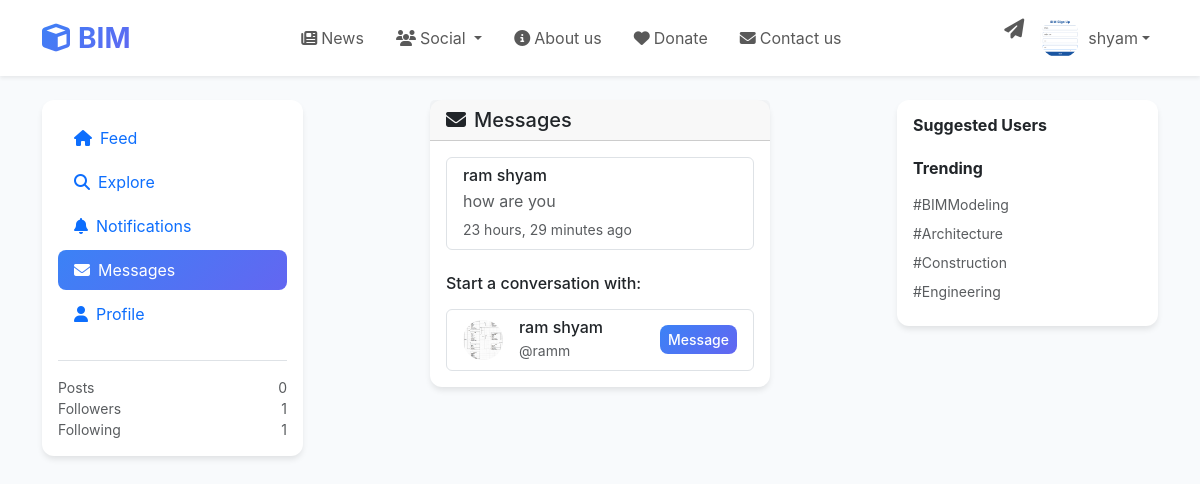
Screenshot of /messages/ (signed in) with the database file from the repository.
### accounts/models.py (models this page shows, shortened)
class Profile(models.Model):
    id = models.UUIDField(primary_key=True, default=uuid.uuid4, editable=False)
    user = models.OneToOneField(User, on_delete=models.CASCADE, related_name='profile')
    bio = models.TextField(max_length=500, blank=True, null=True)
    location = models.CharField(max_length=100, blank=True, null=True)
    latitude = models.DecimalField(max_digits=9, decimal_places=6, blank=True, null=True)
    longitude = models.DecimalField(max_digits=9, decimal_places=6, blank=True, null=True)
    location_verified = models.BooleanField(default=False)
    website = models.URLField(max_length=200, blank=True, null=True)
    birth_date = models.DateField(blank=True, null=True)
    profile_image = models.ImageField(
        upload_to='profile_images/',
        blank=True,
        null=True
    )
    cover_image = models.ImageField(
        upload_to='cover_images/',
        blank=True,
        null=True
    )
    is_verified = models.BooleanField(default=False)
    is_private = models.BooleanField(default=False)
    phone_number = models.CharField(max_length=15, blank=True, null=True)
    university = models.CharField(max_length=200, blank=True, null=True)
    graduation_year = models.IntegerField(blank=True, null=True)
    specialization = models.CharField(
        max_length=100,
        choices=[
            ('architecture', 'Architecture'),
            ('civil_engineering', 'Civil Engineering'),
            ('mep', 'MEP Engineering'),
            ('structural', 'Structural Engineering'),
            ('project_management', 'Project Management'),
            ('quantity_surveying', 'Quantity Surveying'),
            ('other', 'Other'),
        ],
        blank=True,
        null=True
    )
    experience_level = models.CharField(
        max_length=50,
        choices=[
            ('student', 'Student'),
            ('entry', 'Entry Level'),
            ('intermediate', 'Intermediate'),
            ('advanced', 'Advanced'),
            ('expert', 'Expert'),
        ],
        default='student'
    )
    followers_count = models.PositiveIntegerField(default=0)
    following_count = models.PositiveIntegerField(default=0)
    posts_count = models.PositiveIntegerField(default=0)
    created_at = models.DateTimeField(auto_now_add=True)
    updated_at = models.DateTimeField(auto_now=True)
    class Meta:
        db_table = 'accounts_profile'
        verbose_name = 'Profile'
        verbose_name_plural = 'Profiles'

### chat/models.py (models this page shows, shortened)
class Conversation(models.Model):
    id = models.UUIDField(primary_key=True, default=uuid.uuid4, editable=False)
    participants = models.ManyToManyField(User, related_name='conversations')
    created_at = models.DateTimeField(auto_now_add=True)
    updated_at = models.DateTimeField(auto_now=True)
    last_message = models.TextField(blank=True, null=True)
    last_message_at = models.DateTimeField(null=True, blank=True)
    last_message_by = models.ForeignKey(
        User,
        on_delete=models.SET_NULL,
        null=True,
        blank=True,
        related_name='last_messages'
    )
    class Meta:
        db_table = 'chat_conversation'
        ordering = ['-updated_at']

class Message(models.Model):
    id = models.UUIDField(primary_key=True, default=uuid.uuid4, editable=False)
    conversation = models.ForeignKey(Conversation, on_delete=models.CASCADE, related_name='messages')
    sender = models.ForeignKey(User, on_delete=models.CASCADE, related_name='sent_messages')
    content = models.TextField(max_length=1000)
    is_read = models.BooleanField(default=False)
    read_at = models.DateTimeField(null=True, blank=True)
    message_type = models.CharField(
        max_length=20,
        choices=[
            ('text', 'Text'),
            ('image', 'Image'),
            ('file', 'File'),
            ('system', 'System'),
        ],
        default='text'
    )
    attachment = models.FileField(upload_to='chat_attachments/', blank=True, null=True)
    created_at = models.DateTimeField(auto_now_add=True)
    updated_at = models.DateTimeField(auto_now=True)
    class Meta:
        db_table = 'chat_message'
        ordering = ['created_at']
        indexes = [
            models.Index(fields=['conversation', 'created_at']),
            models.Index(fields=['sender', '-created_at']),
        ]

### web_views.py (the view)
# urls.py: path('messages/', web_views.messages_view, name='messages'),
@login_required
def messages_view(request):
    conversations = Conversation.objects.filter(
        participants=request.user
    ).prefetch_related('participants', 'participants__profile', 'messages').order_by('-updated_at')
    from social.models import Follow
    user_followers = Follow.objects.filter(following=request.user).values_list('follower', flat=True)
    mutual_followers = User.objects.filter(
        id__in=Follow.objects.filter(
            follower=request.user,
            following__in=user_followers
        ).values_list('following', flat=True)
    ).select_related('profile')
    context = {
        'conversations': conversations,
        'mutual_followers': mutual_followers,
    }
    return render(request, 'chat/messages.html', context)

### templates/chat/messages.html (shortened to what this page needs)
{% extends 'base.html' %}
{% block content %}
<div class="container-fluid">
    <div class="row">
        <div class="col-lg-8 mx-auto">
            <div class="card">
                <div class="card-header">
                    <h5 class="mb-0">
                        <i class="fas fa-envelope me-2"></i>Messages
                    </h5>
                </div>
                <div class="card-body">
                    {% if conversations %}
                        <div class="list-group">
                            {% for conversation in conversations %}
                                <div class="list-group-item">
                                    <div class="d-flex align-items-center">
                                        <div class="flex-grow-1">
                                            <h6 class="mb-1">
                                                {% for participant in conversation.participants.all %}
                                                    {% if participant != user %}
                                                        {{ participant.get_full_name|default:participant.username }}
                                                    {% endif %}
                                                {% endfor %}
                                            </h6>
                                            {% if conversation.messages.last %}
                                                <p class="mb-1 text-muted">{{ conversation.messages.last.content|truncatechars:50 }}</p>
                                                <small class="text-muted">{{ conversation.messages.last.created_at|timesince }} ago</small>
                                            {% endif %}
                                        </div>
                                    </div>
                                </div>
                            {% endfor %}
                        </div>
                    {% else %}
                        <div class="text-center py-5">
                            <i class="fas fa-envelope fa-3x text-muted mb-3"></i>
                            <h5 class="text-muted">No messages yet</h5>
                            <p class="text-muted">Start a conversation with someone!</p>
                        </div>
                    {% endif %}
                    {% if mutual_followers %}
                        <div class="mt-4">
                            <h6 class="mb-3">Start a conversation with:</h6>
                            <div class="list-group">
                                {% for follower in mutual_followers %}
                                    <div class="list-group-item d-flex align-items-center">
                                        <div class="me-3">
                                            {% if follower.profile.profile_image %}
                                                <img src="{{ follower.profile.profile_image.url }}" alt="{{ follower.username }}" class="rounded-circle" style="width: 40px; height: 40px;">
                                            {% else %}
                                                <div class="bg-primary rounded-circle d-flex align-items-center justify-content-center text-white" style="width: 40px; height: 40px;">
                                                    {{ follower.username|first|upper }}
                                                </div>
                                            {% endif %}
                                        </div>
                                        <div class="flex-grow-1">
                                            <h6 class="mb-0">{{ follower.get_full_name|default:follower.username }}</h6>
                                            <small class="text-muted">@{{ follower.username }}</small>
                                        </div>
                                        <form method="post" action="{% url 'start_conversation' follower.username %}" style="display: inline;">
                            <button type="submit" class="btn btn-primary btn-sm">
                                Message
                            </button>
                        </form>
                                    </div>
                                {% endfor %}
                            </div>
                        </div>
                    {% endif %}
                </div>
            </div>
        </div>
    </div>
</div>
{% endblock %}

### templates/base.html (shortened to what this page needs)
<!DOCTYPE html>
<html lang="en">
<head>
    <link href="https://cdn.jsdelivr.net/npm/bootstrap@5.3.0/dist/css/bootstrap.min.css" rel="stylesheet">
    <link rel="stylesheet" href="https://cdnjs.cloudflare.com/ajax/libs/font-awesome/6.4.0/css/all.min.css">
</head>
<body>
    <nav class="navbar navbar-expand-lg navbar-light bg-white shadow-sm sticky-top">
        <div class="container">
            {% if user.is_authenticated %}
                <a class="navbar-brand fs-3 fw-bold" href="{% url 'feed' %}">
                    <i class="fas fa-cube me-2 text-primary"></i>BIM
                </a>
            {% else %}
                <a class="navbar-brand fs-3 fw-bold" href="{% url 'home' %}">
                    BIM
                </a>
            {% endif %}
            <div class="collapse navbar-collapse" id="navbarNav">
                {% if user.is_authenticated %}
                    <ul class="navbar-nav mx-auto">
                        <li class="nav-item">
                            <a class="nav-link px-3" href="{% url 'home' %}">
                                <i class="fas fa-newspaper me-1"></i>News
                            </a>
                        </li>
                        <li class="nav-item dropdown">
                            <a class="nav-link dropdown-toggle px-3" href="#" id="socialDropdown" role="button" data-bs-toggle="dropdown" aria-expanded="false">
                                <i class="fas fa-users me-1"></i>Social
                            </a>
                        </li>
                        <li class="nav-item">
                            <a class="nav-link px-3" href="{% url 'about' %}">
                                <i class="fas fa-info-circle me-1"></i>About us
                            </a>
                        </li>
                        <li class="nav-item">
                            <a class="nav-link px-3" href="#">
                                <i class="fas fa-heart me-1"></i>Donate
                            </a>
                        </li>
                        <li class="nav-item">
                            <a class="nav-link px-3" href="#">
                                <i class="fas fa-envelope me-1"></i>Contact us
                            </a>
                        </li>
                    </ul>
                    <div class="navbar-nav">
                        <a class="nav-link px-2" href="{% url 'messages' %}" title="Messages">
                            <i class="fas fa-paper-plane fs-5"></i>
                        </a>
                        <div class="nav-item dropdown">
                            <a class="nav-link dropdown-toggle d-flex align-items-center px-2" href="#" role="button" data-bs-toggle="dropdown">
                                {% if user.profile.profile_image %}
                                    <img src="{{ user.profile.profile_image.url }}" alt="{{ user.username }}" class="avatar me-2">
                                {% else %}
                                    <div class="avatar me-2 bg-primary d-flex align-items-center justify-content-center text-white fw-bold">
                                        {{ user.username|first|upper }}
                                    </div>
                                {% endif %}
                                <span class="d-none d-md-inline">{{ user.username }}</span>
                            </a>
                        </div>
                    </div>
                {% endif %}
            </div>
        </div>
    </nav>
    <div class="container mt-4">
        <div class="row">
            {% if user.is_authenticated %}
                <div class="col-lg-3 col-md-4">
                    <div class="sidebar p-3">
                        <div class="nav flex-column">
                            <a class="nav-link {% if request.resolver_match.url_name == 'feed' %}active{% endif %}" href="{% url 'feed' %}">
                                <i class="fas fa-home me-2"></i>Feed
                            </a>
                            <a class="nav-link {% if request.resolver_match.url_name == 'explore' %}active{% endif %}" href="{% url 'explore' %}">
                                <i class="fas fa-search me-2"></i>Explore
                            </a>
                            <a class="nav-link {% if request.resolver_match.url_name == 'notifications' %}active{% endif %}" href="{% url 'notifications' %}">
                                <i class="fas fa-bell me-2"></i>Notifications
                            </a>
                            <a class="nav-link {% if request.resolver_match.url_name == 'messages' %}active{% endif %}" href="{% url 'messages' %}">
                                <i class="fas fa-envelope me-2"></i>Messages
                            </a>
                            <a class="nav-link {% if request.resolver_match.url_name == 'profile' %}active{% endif %}" href="{% url 'profile' user.username %}">
                                <i class="fas fa-user me-2"></i>Profile
                            </a>
                        </div>
                        <div class="mt-4 pt-3 border-top">
                            <div class="d-flex justify-content-between text-muted small">
                                <span>Posts</span>
                                <span>{{ user.profile.posts_count|default:0 }}</span>
                            </div>
                            <div class="d-flex justify-content-between text-muted small">
                                <span>Followers</span>
                                <span>{{ user.profile.followers_count|default:0 }}</span>
                            </div>
                            <div class="d-flex justify-content-between text-muted small">
                                <span>Following</span>
                                <span>{{ user.profile.following_count|default:0 }}</span>
                            </div>
                        </div>
                    </div>
                </div>
                <div class="col-lg-6 col-md-8">
                    {% block content %}{% endblock %}
                </div>
                <div class="col-lg-3 d-none d-lg-block">
                    <div class="sidebar p-3">
                        <h6 class="fw-bold mb-3">Suggested Users</h6>
                        <h6 class="fw-bold mb-3 mt-4">Trending</h6>
                        <div class="small text-muted">
                            <div class="mb-2">#BIMModeling</div>
                            <div class="mb-2">#Architecture</div>
                            <div class="mb-2">#Construction</div>
                            <div class="mb-2">#Engineering</div>
                        </div>
                    </div>
                </div>
            {% else %}
                <div class="col-12">
                    {% block anonymous_content %}{% endblock %}
                </div>
            {% endif %}
        </div>
    </div>
</body>
</html>

### rows the page displays
Conversation: messages.last.content "how are you", messages.last.created_at "23 hours, 29 minutes"

### other values shown
{{ user.username }} "shyam"
{{ user.profile.posts_count|default:0 }} "0"
{{ user.profile.followers_count|default:0 }} "1"
{{ user.profile.following_count|default:0 }} "1"
{{ participant.get_full_name|default:participant.username }} "ram shyam"
{{ follower.get_full_name|default:follower.username }} "ram shyam"
{{ follower.username }} "ramm"
